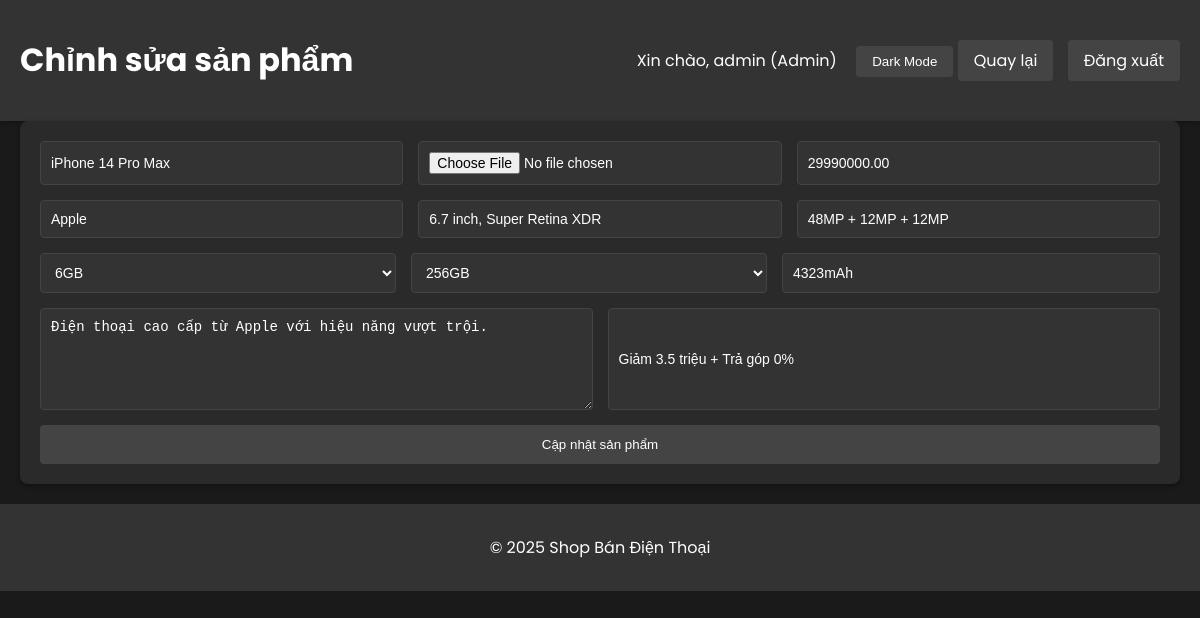
The app's page /edit.php?id=1 (signed in) with its own data.
### tables this page shows
CREATE TABLE `dienthoai` (
  `id` int(11) NOT NULL,
  `ten` varchar(100) NOT NULL,
  `hinhanh` varchar(255) NOT NULL,
  `gia` decimal(10,2) NOT NULL,
  `thuong_hieu` varchar(50) NOT NULL,
  `man_hinh` varchar(100) DEFAULT NULL,
  `camera` varchar(100) DEFAULT NULL,
  `ram` varchar(50) DEFAULT NULL,
  `rom` varchar(50) DEFAULT NULL,
  `pin` varchar(50) DEFAULT NULL,
  `mota` text DEFAULT NULL,
  `khuyen_mai` text DEFAULT NULL
);

### edit.php (the view, shortened to what this page needs)
<?php
include 'db.php';
$product_id = (int)$_GET['id'];
$stmt = $conn->prepare("SELECT * FROM dienthoai WHERE id = ?");
$stmt->bind_param("i", $product_id);
$stmt->execute();
$result = $stmt->get_result();
$product = $result->fetch_assoc();
?>
<!DOCTYPE html>
<html lang="vi">
<head>
</head>
<body>
    <header class="header">
        <div class="container">
            <div class="header-flex">
                <h1>Chỉnh sửa sản phẩm</h1>
                <nav class="auth-links">
                    <span>Xin chào, <?php echo htmlspecialchars($_SESSION['username']); ?> (Admin)</span>
                    <button class="theme-toggle" onclick="toggleTheme()">Dark Mode</button>
                    <a href="admin.php" class="btn">Quay lại</a>
                    <a href="auth/logout.php" class="btn">Đăng xuất</a>
                </nav>
            </div>
        </div>
    </header>
    <main class="container">
        <form class="form-add" method="POST" enctype="multipart/form-data">
            <input type="text" name="ten" placeholder="Tên sản phẩm (ví dụ: iPhone 14)" value="<?php echo htmlspecialchars($product['ten']); ?>" required>
            <input type="file" name="hinhanh" accept="image/jpeg,image/png,image/jpg">
            <input type="number" name="gia" placeholder="Giá (VNĐ, ví dụ: 29990000)" value="<?php echo htmlspecialchars($product['gia']); ?>" required>
            <input type="text" name="thuong_hieu" placeholder="Thương hiệu (ví dụ: Apple)" value="<?php echo htmlspecialchars($product['thuong_hieu']); ?>" required>
            <input type="text" name="man_hinh" placeholder="Màn hình (ví dụ: 6.7 inch)" value="<?php echo htmlspecialchars($product['man_hinh']); ?>" required>
            <input type="text" name="camera" placeholder="Camera (ví dụ: 48MP + 12MP)" value="<?php echo htmlspecialchars($product['camera']); ?>" required>
            <select name="ram" required>
                <option value="6GB" <?php if ($product['ram'] == '6GB') echo 'selected'; ?>>6GB</option>
            </select>
            <select name="rom" required>
                <option value="256GB" <?php if ($product['rom'] == '256GB') echo 'selected'; ?>>256GB</option>
            </select>
            <input type="text" name="pin" placeholder="Pin (ví dụ: 4323mAh)" value="<?php echo htmlspecialchars($product['pin']); ?>" required>
            <textarea name="mota" placeholder="Mô tả sản phẩm (ví dụ: Thiết kế sang trọng, hiệu năng mạnh mẽ)"><?php echo htmlspecialchars($product['mota']); ?></textarea>
            <input type="text" name="khuyen_mai" placeholder="Khuyến mãi (ví dụ: Giảm giá 5%)" value="<?php echo htmlspecialchars($product['khuyen_mai']); ?>">
            <button type="submit" name="update_product">Cập nhật sản phẩm</button>
        </form>
    </main>
    <footer class="footer">
        <div class="container">
            <p>© 2025 Shop Bán Điện Thoại</p>
        </div>
    </footer>
</body>
</html>

### edit.php (style rules this page uses)
body { font-family: 'Poppins', Arial, sans-serif; margin: 0; padding: 0; background-color: #1a1a1a; color: #ffffff; transition: background-color 0.3s, color 0.3s; }
.header { background-color: #333333; color: #ffffff; padding: 15px 0; box-shadow: 0 2px 5px rgba(0, 0, 0, 0.3); }
.container { max-width: 1200px; margin: 0; padding: 0 20px; }
.header-flex { display: flex; justify-content: space-between; align-items: center; }
.auth-links span { margin-right: 15px; }
.theme-toggle { background-color: #444444; color: #ffffff; border: none; padding: 8px 16px; border-radius: 4px; cursor: pointer; transition: background-color 0.3s; }
.btn { display: inline-block; padding: 8px 16px; border-radius: 4px; text-decoration: none; color: #ffffff; background-color: #444444; transition: background-color 0.3s; margin-right: 10px; }
.btn:last-child { margin-right: 0; }
.form-add { display: flex; flex-wrap: wrap; gap: 15px; background-color: #2a2a2a; padding: 20px; border-radius: 8px; box-shadow: 0 2px 5px rgba(0, 0, 0, 0.3); margin-bottom: 20px; }
.form-add input, .form-add select, .form-add textarea { flex: 1 1 30%; min-width: 250px; padding: 10px; border: 1px solid #444444; border-radius: 4px; font-size: 14px; background-color: #333333; color: #ffffff; }
.form-add textarea { resize: vertical; min-height: 80px; }
.form-add button { width: 100%; padding: 12px; background-color: #444444; color: #ffffff; border: none; border-radius: 4px; cursor: pointer; transition: background-color 0.3s; }
.footer { background-color: #333333; color: #ffffff; text-align: center; padding: 15px 0; margin-top: 20px; }

### records on screen
dienthoai: ten "iPhone 14 Pro Max", gia "29990000.00", thuong_hieu "Apple", man_hinh "6.7 inch, Super Retina XDR", camera "48MP + 12MP + 12MP", ram "6GB", rom "256GB", pin "4323mAh", mota "Điện thoại cao cấp từ Apple với hiệu năng vượt trội.", khuyen_mai "Giảm 3.5 triệu + Trả góp 0%"

### other values on screen
$_SESSION['username'] "admin"
